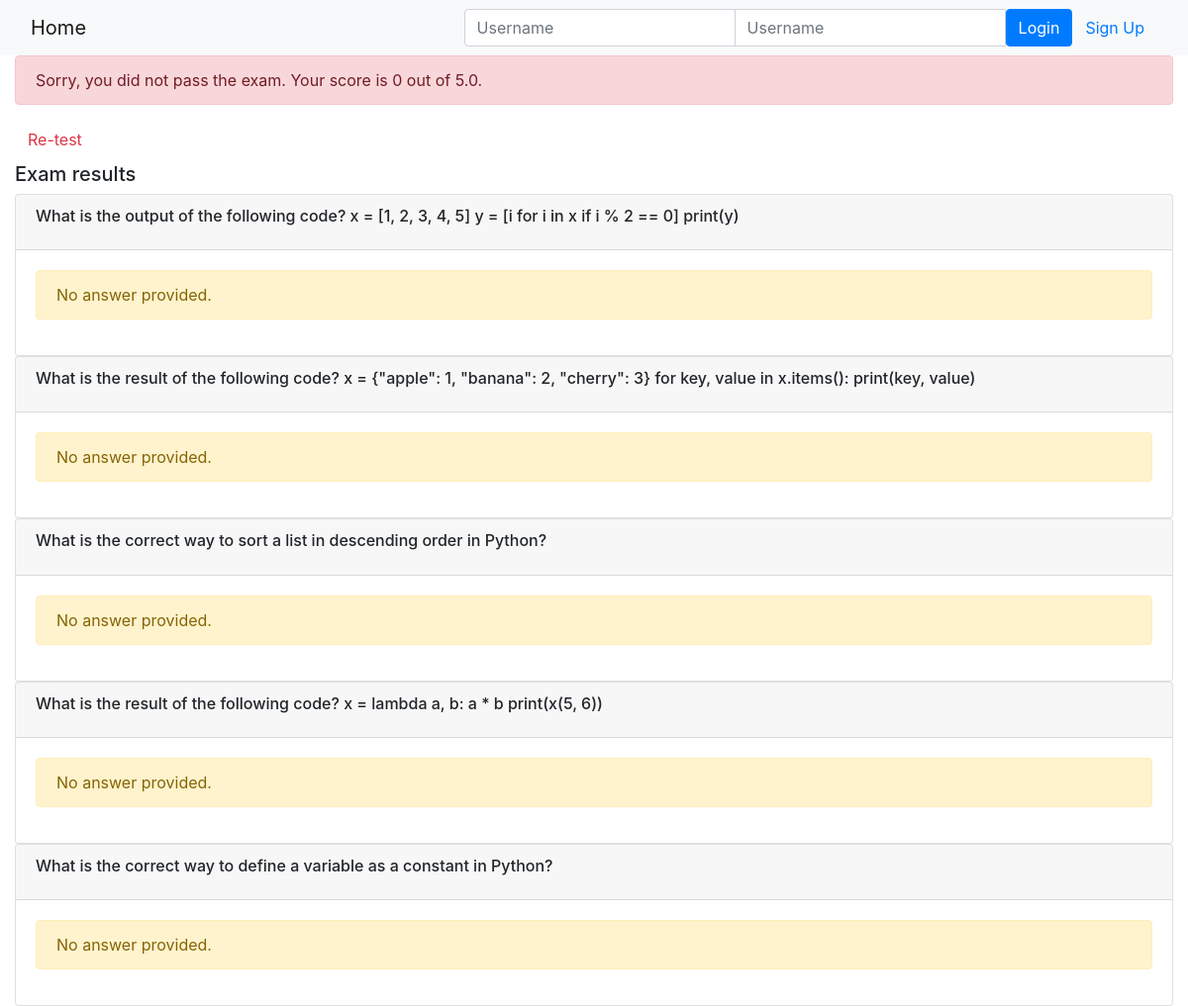
Screenshot of /onlinecourse/7/exam_result/7/ with the database file from the repository.
### onlinecourse/models.py (models this page shows)
class Question(models.Model):
    course = models.ForeignKey(Course, on_delete=models.CASCADE, default=1)
    text = models.TextField(default='')
    grade_point = models.FloatField()

### onlinecourse/views.py (the view)
# urls.py: path('<int:course_id>/exam_result/<int:submission_id>/', views.show_exam_result, name='exam_result'),
def show_exam_result(request, course_id, submission_id):
    course = get_object_or_404(Course, pk=course_id)
    submission = get_object_or_404(Submission, pk=submission_id)
    selected_choice_ids = submission.choices.all().values_list('id', flat=True)
    questions = Question.objects.filter(course=course)
    selected_choices = {}
    for choice_id in selected_choice_ids:
        choice = get_object_or_404(Choice, pk=choice_id)
        selected_choices[choice.question.id] = choice
    total_score = 0
    question_results = []
    for question in questions:
        is_correct = False
        selected_choice = selected_choices.get(question.id)
        if selected_choice and selected_choice.is_correct:
            is_correct = True
            total_score += question.grade_point
        correct_choice = Choice.objects.get(question=question, is_correct=True)
        question_results.append({
            'question': question,
            'selected_choice': selected_choice,
            'is_correct': is_correct,
            'correct_choice': correct_choice
        })
    is_passed = total_score >= questions.aggregate(Sum('grade_point'))['grade_point__sum'] * 0.5
    context = {
        'course': course,
        'submission': submission,
        'question_results': question_results,
        'total_score': total_score,
        'max_score': questions.aggregate(Sum('grade_point'))['grade_point__sum'],
        'is_passed': is_passed
    }
    return render(request, 'onlinecourse/exam_result_bootstrap.html', context)

### onlinecourse/templates/onlinecourse/exam_result_bootstrap.html (shortened to what this page needs)
<!DOCTYPE html>
<html lang="en">
<head>
    {% load static %}
    <link rel="stylesheet" href="https://maxcdn.bootstrapcdn.com/bootstrap/4.5.2/css/bootstrap.min.css">
</head>
<body>
<nav class="navbar navbar-light bg-light">
    <div class="container-fluid">
        <div class="navbar-header">
              <a class="navbar-brand" href="{% url 'onlinecourse:index' %}">Home</a>
        </div>
        <ul class="nav navbar-nav navbar-right">
            {% if user.is_authenticated %}
            <li>
                <a class="btn btn-link" href="#">{{ user.first_name }}({{ user.username }})</a>
                <a class="btn btn-link" href="{% url 'onlinecourse:logout' %}">Logout</a>
            </li>
            {% else %}
            <li>
                <form class="form-inline" action="{% url 'onlinecourse:login' %}" method="post">
                    <div class="input-group">
                        <input type="text" class="form-control" placeholder="Username" name="username" >
                        <input type="password" class="form-control" placeholder="Username" name="psw" >
                        <button class="btn btn-primary" type="submit">Login</button>
                        <a class="btn btn-link" href="{% url 'onlinecourse:registration' %}">Sign Up</a>
                    </div>
                </form>
            </li>
            {% endif %}
        </ul>
    </div>
</nav>
<div class="container-fluid">
    {% if is_passed %}
    <div class="alert alert-success">
        Congratulations, you passed the exam! Your score is {{ total_score }} out of {{ max_score }}.
    </div>
    {% else %}
    <div class="alert alert-danger">
        Sorry, you did not pass the exam. Your score is {{ total_score }} out of {{ max_score }}.
    </div>
    <a class="btn btn-link text-danger" href="{% url 'onlinecourse:course_details' course.id %}">Re-test</a>
    {% endif %}
    <div class="card-columns-vertical mt-1">
        <h5 class="">Exam results</h5>
        {% for question_result in question_results %}
        <div class="card">
            <div class="card-header">
                <h6 class="card-title">{{ question_result.question.text }}</h6>
            </div>
            <div class="card-body">
                {% if question_result.selected_choice %}
                    {% if question_result.is_correct %}
                        <div class="alert alert-success">{{ question_result.selected_choice.text }}</div>
                    {% else %}
                        <div class="alert alert-danger">{{ question_result.selected_choice.text }}</div>
                        <div class="alert alert-warning">Suggestion: {{ question_result.correct_choice.text }}</div>
                    {% endif %}
                {% else %}
                    <div class="alert alert-warning">
                        No answer provided.
                    </div>
                {% endif %}
            </div>
        </div>
        {% endfor %}
    </div>
</div>
</body>
</html>

### rows the page displays
Question: question.text "What is the output of the following code? x = [1, 2, 3, 4, 5] y = [i for i in x if i % 2 == 0] print(y)"
Question: question.text "What is the result of the following code? x = {\"apple\": 1, \"banana\": 2, \"cherry\": 3} for key, value in x.items(): print(key, value)"
Question: question.text "What is the correct way to sort a list in descending order in Python?"
Question: question.text "What is the result of the following code? x = lambda a, b: a * b print(x(5, 6))"
Question: question.text "What is the correct way to define a variable as a constant in Python?"

### other values shown
{{ total_score }} "0"
{{ max_score }} "5.0"
